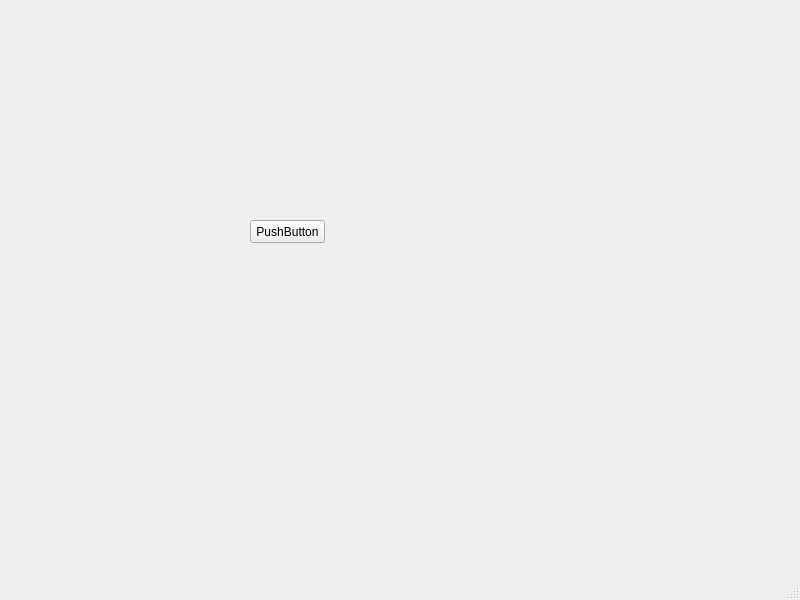
<?xml version="1.0" encoding="UTF-8"?>
<ui version="4.0">
 <class>MainWindow</class>
 <widget class="QMainWindow" name="MainWindow">
  <property name="geometry">
   <rect>
    <x>0</x>
    <y>0</y>
    <width>800</width>
    <height>600</height>
   </rect>
  </property>
  <property name="windowTitle">
   <string>MainWindow</string>
  </property>
  <widget class="QWidget" name="centralwidget">
   <widget class="QStackedWidget" name="stackedWidget">
    <property name="geometry">
     <rect>
      <x>140</x>
      <y>40</y>
      <width>381</width>
      <height>471</height>
     </rect>
    </property>
    <widget class="QWidget" name="page">
     <widget class="QPushButton" name="pushButton">
      <property name="geometry">
       <rect>
        <x>110</x>
        <y>180</y>
        <width>75</width>
        <height>23</height>
       </rect>
      </property>
      <property name="text">
       <string>PushButton</string>
      </property>
     </widget>
    </widget>
    <widget class="QWidget" name="page_2"/>
   </widget>
  </widget>
  <widget class="QMenuBar" name="menubar">
   <property name="geometry">
    <rect>
     <x>0</x>
     <y>0</y>
     <width>800</width>
     <height>21</height>
    </rect>
   </property>
  </widget>
  <widget class="QStatusBar" name="statusbar"/>
 </widget>
 <resources/>
 <connections/>
</ui>
